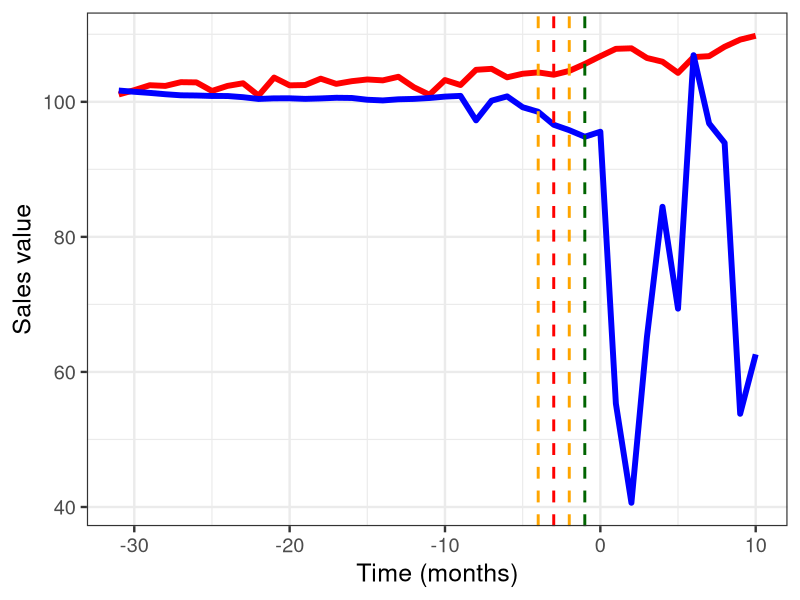
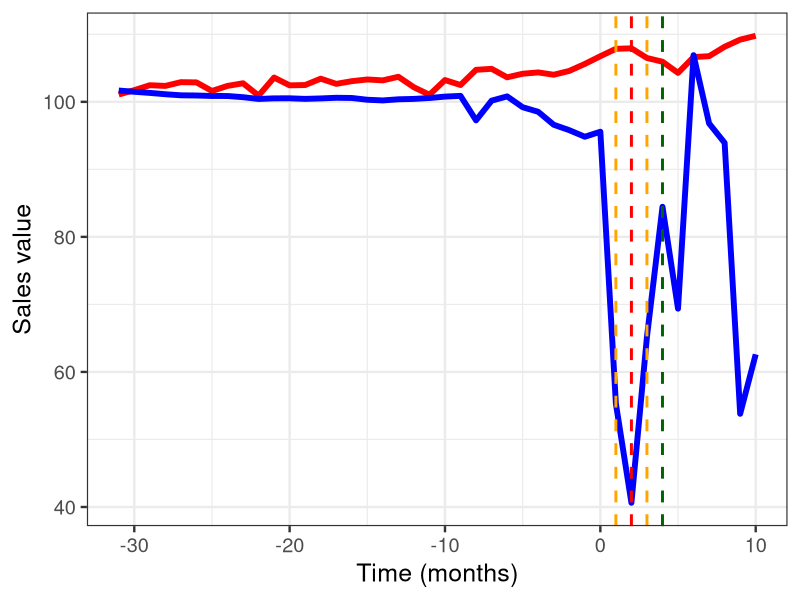
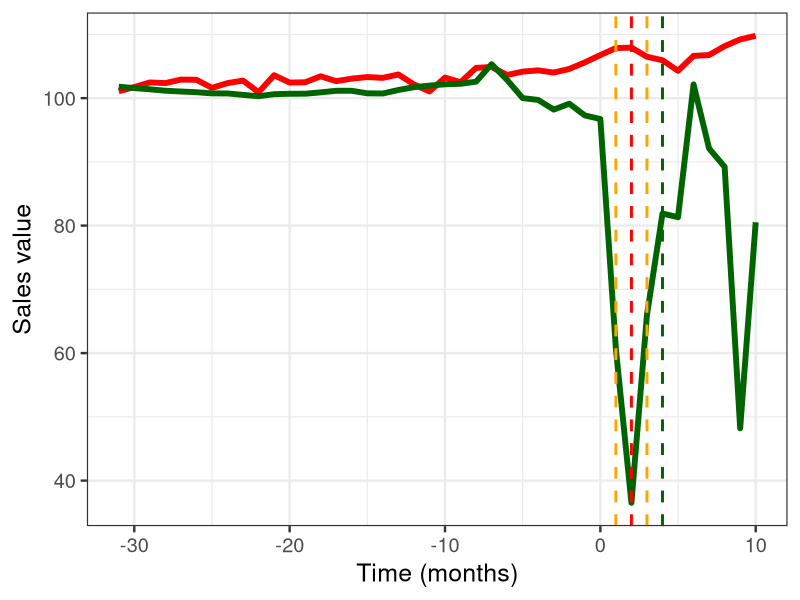
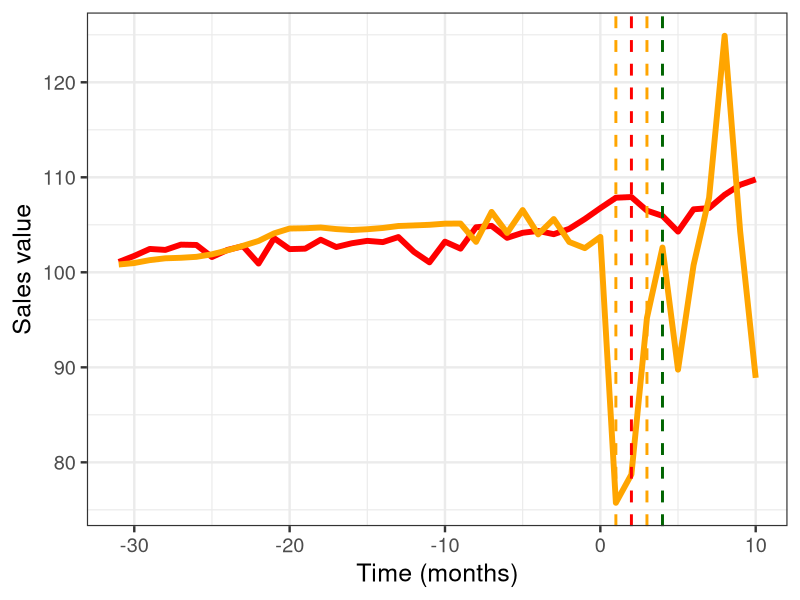
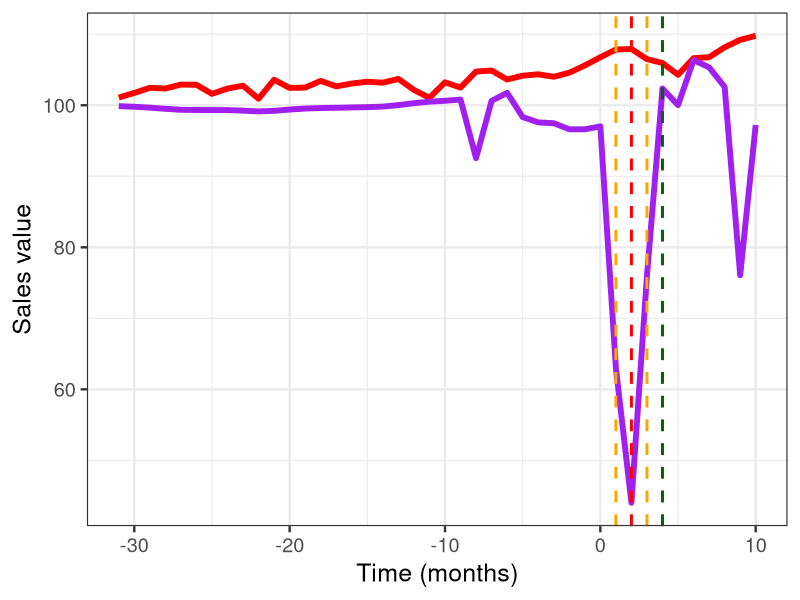
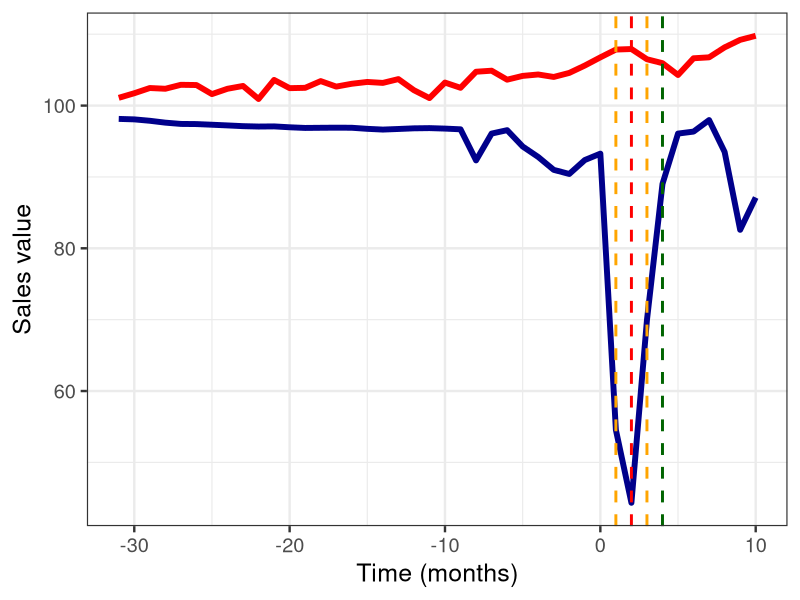
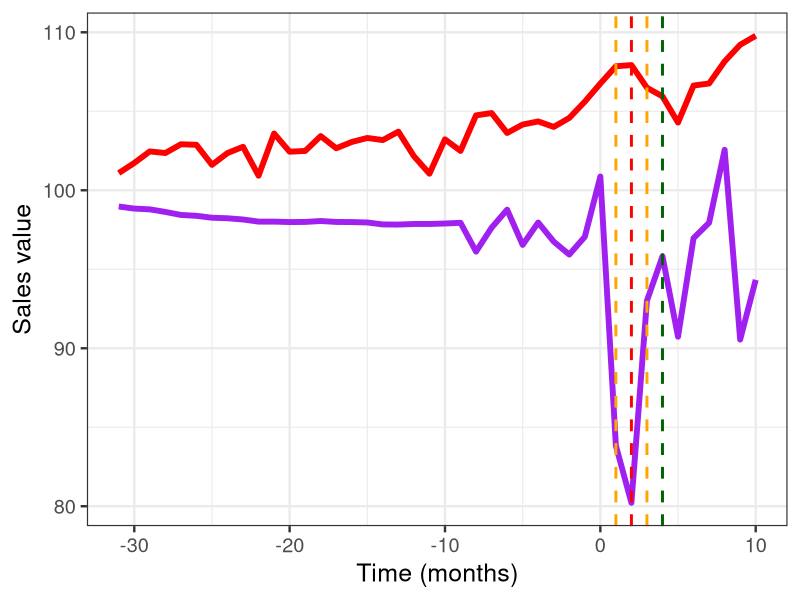
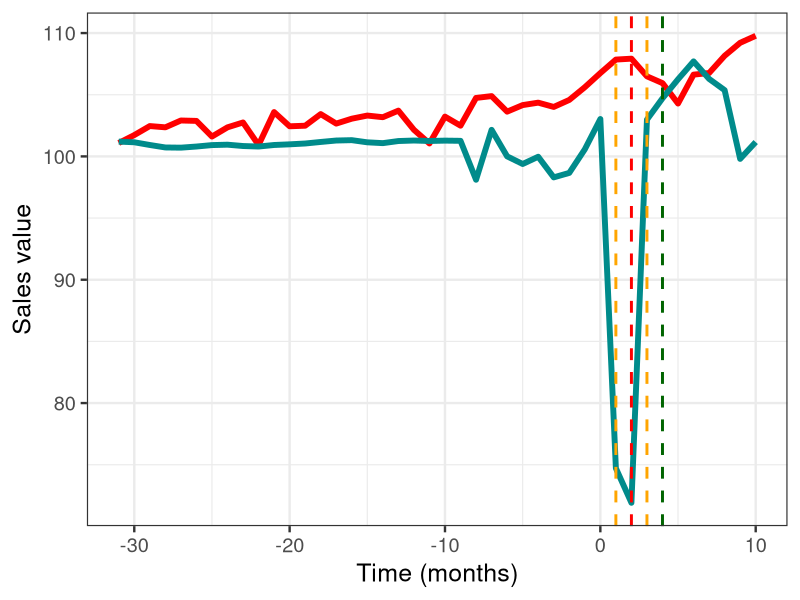

These charts were generated, in order, by the following R code:
library(readxl)
library(ggplot2)
Data <- read_excel("Dati_destagionalizzati_FULL.xlsx")

ggplot(data=Data,aes(x=Time,y=Alimentari))+geom_line(size=2,color = "red")+geom_line(size=2,aes(x=Time,y=Abbigliamento),color = "blue")+ 
  geom_vline(xintercept = -4, linetype="dashed", color = "orange", size=1)+ 
  geom_vline(xintercept = -3, linetype="dashed", color = "red", size=1)+
  geom_vline(xintercept = -2, linetype="dashed", color = "orange", size=1)+ 
  geom_vline(xintercept = -1, linetype="dashed", color = "darkgreen", size=1)+ labs(y = "Sales value")+ labs(x = "Time (months)")+theme_bw(base_size = 18)


ggplot(data=Data,aes(x=Time,y=Alimentari))+geom_line(size=2,color = "red")+geom_line(size=2,aes(x=Time,y=Abbigliamento),color = "blue")+ 
  geom_vline(xintercept = 1, linetype="dashed", color = "orange", size=1)+ 
  geom_vline(xintercept = 2, linetype="dashed", color = "red", size=1)+
  geom_vline(xintercept = 3, linetype="dashed", color = "orange", size=1)+ 
  geom_vline(xintercept = 4, linetype="dashed", color = "darkgreen", size=1)+ labs(y = "Sales value")+ labs(x = "Time (months)")+theme_bw(base_size = 18)




ggplot(data=Data,aes(x=Time,y=Alimentari))+geom_line(size=2,color = "red")+geom_line(size=2,aes(x=Time,y=Calzature),color = "darkgreen")+ 
  geom_vline(xintercept = 1, linetype="dashed", color = "orange", size=1)+ 
  geom_vline(xintercept = 2, linetype="dashed", color = "red", size=1)+
  geom_vline(xintercept = 3, linetype="dashed", color = "orange", size=1)+ 
  geom_vline(xintercept = 4, linetype="dashed", color = "darkgreen", size=1)+ labs(y = "Sales value")+ labs(x = "Time (months)")+theme_bw(base_size = 18)

ggplot(data=Data,aes(x=Time,y=Alimentari))+geom_line(size=2,color = "red")+geom_line(size=2,aes(x=Time,y=Elettrodomestici),color = "orange")+ 
  geom_vline(xintercept = 1, linetype="dashed", color = "orange", size=1)+ 
  geom_vline(xintercept = 2, linetype="dashed", color = "red", size=1)+
  geom_vline(xintercept = 3, linetype="dashed", color = "orange", size=1)+ 
  geom_vline(xintercept = 4, linetype="dashed", color = "darkgreen", size=1)+ labs(y = "Sales value")+ labs(x = "Time (months)")+theme_bw(base_size = 18)


ggplot(data=Data,aes(x=Time,y=Alimentari))+geom_line(size=2,color = "red")+geom_line(size=2,aes(x=Time,y=Mobili),color = "purple")+ 
  geom_vline(xintercept = 1, linetype="dashed", color = "orange", size=1)+ 
  geom_vline(xintercept = 2, linetype="dashed", color = "red", size=1)+
  geom_vline(xintercept = 3, linetype="dashed", color = "orange", size=1)+ 
  geom_vline(xintercept = 4, linetype="dashed", color = "darkgreen", size=1)+theme_bw()+ labs(y = "Sales value")+ labs(x = "Time (months)")+theme_bw(base_size = 18)

ggplot(data=Data,aes(x=Time,y=Alimentari))+geom_line(size=2,color = "red")+geom_line(size=2,aes(x=Time,y=Fotoottica),color = "darkblue")+ 
  geom_vline(xintercept = 1, linetype="dashed", color = "orange", size=1)+ 
  geom_vline(xintercept = 2, linetype="dashed", color = "red", size=1)+
  geom_vline(xintercept = 3, linetype="dashed", color = "orange", size=1)+ 
  geom_vline(xintercept = 4, linetype="dashed", color = "darkgreen", size=1)+theme_bw()+ labs(y = "Sales value")+ labs(x = "Time (months)")+theme_bw(base_size = 18)

ggplot(data=Data,aes(x=Time,y=Alimentari))+geom_line(size=2,color = "red")+geom_line(size=2,aes(x=Time,y=Casalinghi),color = "purple")+ 
  geom_vline(xintercept = 1, linetype="dashed", color = "orange", size=1)+ 
  geom_vline(xintercept = 2, linetype="dashed", color = "red", size=1)+
  geom_vline(xintercept = 3, linetype="dashed", color = "orange", size=1)+ 
  geom_vline(xintercept = 4, linetype="dashed", color = "darkgreen", size=1)+theme_bw()+ labs(y = "Sales value")+ labs(x = "Time (months)")+theme_bw(base_size = 18)

ggplot(data=Data,aes(x=Time,y=Alimentari))+geom_line(size=2,color = "red")+geom_line(size=2,aes(x=Time,y=Utilenseria),color = "darkcyan")+ 
  geom_vline(xintercept = 1, linetype="dashed", color = "orange", size=1)+ 
  geom_vline(xintercept = 2, linetype="dashed", color = "red", size=1)+
  geom_vline(xintercept = 3, linetype="dashed", color = "orange", size=1)+ 
  geom_vline(xintercept = 4, linetype="dashed", color = "darkgreen", size=1)+theme_bw()+ labs(y = "Sales value")+ labs(x = "Time (months)")+theme_bw(base_size = 18)

ggplot(data=Data,aes(x=Time,y=Alimentari))+geom_line(size=2,color = "red")+geom_line(size=2,aes(x=Time,y=Cartoleria),color = "black")+ 
  geom_vline(xintercept = 1, linetype="dashed", color = "orange", size=1)+ 
  geom_vline(xintercept = 2, linetype="dashed", color = "red", size=1)+
  geom_vline(xintercept = 3, linetype="dashed", color = "orange", size=1)+ 
  geom_vline(xintercept = 4, linetype="dashed", color = "darkgreen", size=1)+ labs(y = "Sales value")+ labs(x = "Time (months)")+theme_bw(base_size = 18)


ggplot(data=Data,aes(x=Time,y=Alimentari))+geom_line(size=2,color = "red")+geom_line(size=2,aes(x=Time,y=Giocattoli),color = "Plum")+ 
  geom_vline(xintercept = 1, linetype="dashed", color = "orange", size=1)+ 
  geom_vline(xintercept = 2, linetype="dashed", color = "red", size=1)+
  geom_vline(xintercept = 3, linetype="dashed", color = "orange", size=1)+ 
  geom_vline(xintercept = 4, linetype="dashed", color = "darkgreen", size=1)+ labs(y = "Sales value")+ labs(x = "Time (months)")+theme_bw(base_size = 18)

